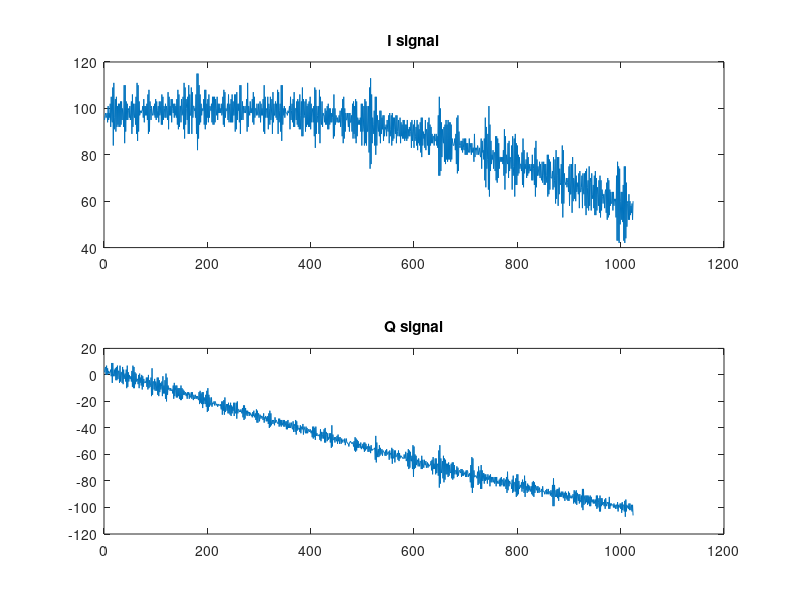
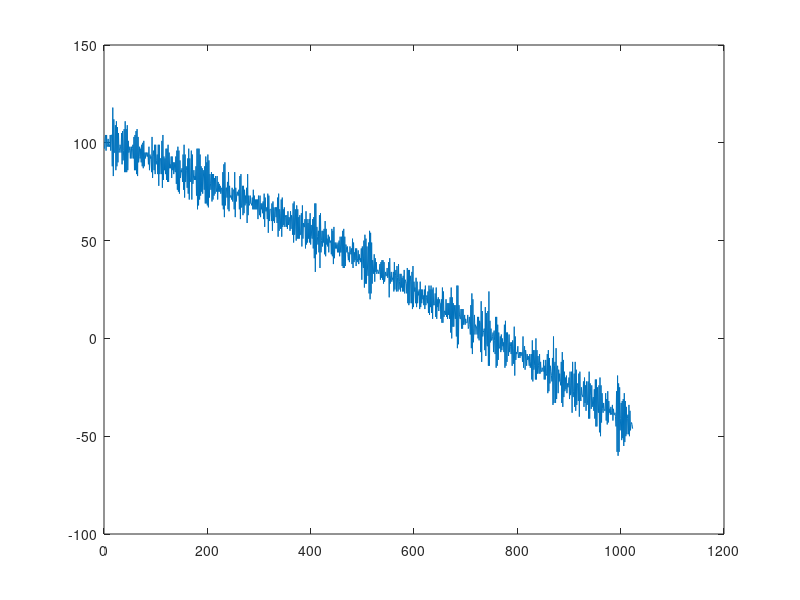
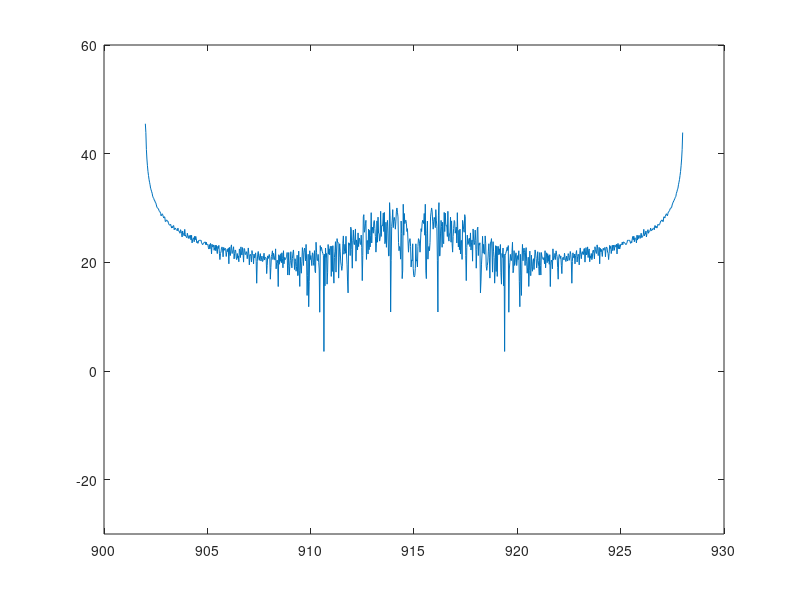

Recreate these plots in MATLAB, in order.
%% Used to calcualte and solve the k factor in SDR's
% Author: Calvin Henggeler

clc;
clear;
close all;

%% extract the data
% data = readmatrix("2702Tonesamples.csv", 'MissingRule','omitrow');
% save("2702Tonesamples.mat", "data");

%% Load data
data = load("2702Tonesamples.mat");
iq_data = data.data;

%% plot I and Q data
t = 1:length(iq_data);
 
% View the seperate parts
figure
subplot(2,1,1)
plot(t,iq_data(:,1))
title('I signal')

subplot(2,1,2)
plot(t, iq_data(:,2));
title('Q signal')

% Combined captured signal
y = iq_data(:,1) + iq_data(:,2);
figure
plot(t, y);

%% view signal in the frequency domain
F = fft(y);
f = linspace(902, 928, length(F));
figure
plot(f,10*log10(abs(F) / 1e-3) - 30);
ylim([-30, 60]);